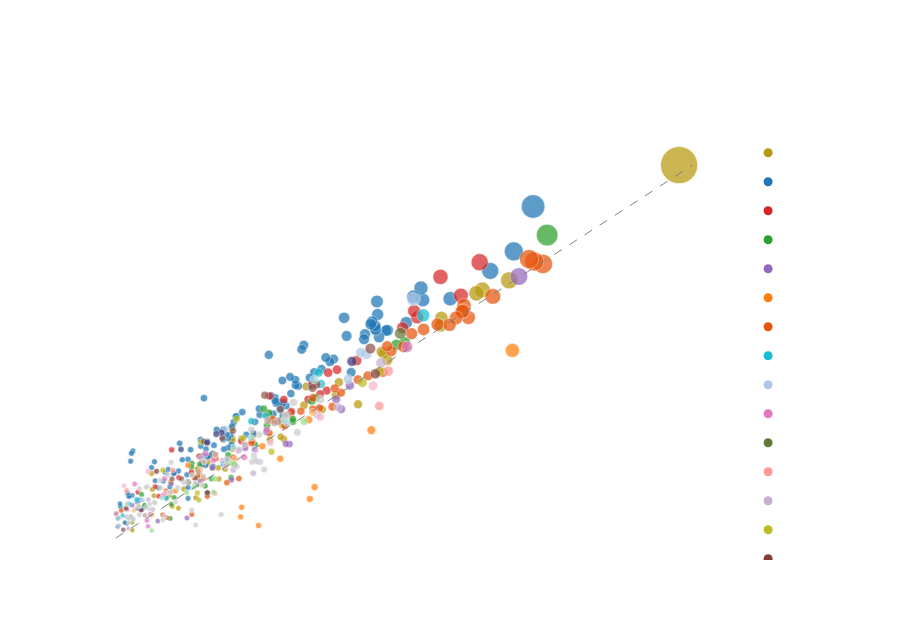

The code cell stored with this chart in its notebook:
### Markdown cell above
### 2b — Reciprocity Scatter (Interactive)

Organisations appearing in **both** the top-500 incoming and top-500 outgoing lists for a given institution. Select an institution from the dropdown. The dashed diagonal marks perfect reciprocity — points above cite less back than they are cited; points below cite more than they receive. Bubble size = total citations · colour = country.

### Code cell
import json

def compute_reciprocity(inb, out, recip_top=RECIP_TOP):
    inb_top = (inb.groupby(["legal_name","country_name"])["count"].sum()
               .reset_index().nlargest(recip_top,"count")
               .rename(columns={"count":"incoming"}))
    out_top = (out.groupby(["legal_name","country_name"])["count"].sum()
               .reset_index().nlargest(recip_top,"count")
               .rename(columns={"count":"outgoing"}))
    recip = pd.merge(inb_top[["legal_name","country_name","incoming"]],
                     out_top[["legal_name","country_name","outgoing"]],
                     on=["legal_name","country_name"], how="inner")
    recip["total"]     = recip["incoming"] + recip["outgoing"]
    recip["asymmetry"] = (recip["outgoing"] - recip["incoming"]) / recip["total"]
    return recip


def _title_text(label: str, recip_top: int) -> str:
    return (f"Reciprocity Scatter — Top-{recip_top} Bilateral Partners  ({label})<br>"
            "<sup>Log scale · bubble size = total citations · colour = country"
            " · click legend to filter countries</sup>")


def build_reciprocity_figure(datasets: dict, recip_top: int = RECIP_TOP,
                             default: str | None = None):
    """
    Builds the figure WITH a dropdown (for notebook use) and returns it
    together with a {label: visibility-list} map. The HTML export strips
    the dropdown and replaces it with pill buttons driven by the same map.
    """
    institutions  = list(datasets.keys())
    legend_groups = LEGEND_COUNTRIES + ["Other"]
    n_groups      = len(legend_groups)
    block         = n_groups + 1                      # country traces + diagonal
    fig = go.Figure()

    for inst in institutions:
        inb, out = datasets[inst]
        recip    = compute_reciprocity(inb, out, recip_top)

        # size scaling computed on the FULL institution dataset,
        # so bubbles stay comparable across country traces
        t = recip["total"]
        recip = recip.assign(
            size=5 + 32 * (t - t.min()) / (t.max() - t.min() + 1),
            group=recip["country_name"].where(
                recip["country_name"].isin(LEGEND_COUNTRIES), "Other"
            ),
        )

        for country in legend_groups:
            sub = recip[recip["group"] == country]
            fig.add_trace(go.Scatter(
                x=sub["incoming"], y=sub["outgoing"],
                mode="markers",
                name=country,
                legendgroup=country,
                showlegend=False,
                marker=dict(
                    size=sub["size"],
                    color=COUNTRY_COLORS.get(country, OTHER_COUNTRY_COLOR),
                    opacity=0.72,
                    line=dict(width=0.5, color="white"),
                ),
                customdata=sub[["legal_name", "country_name",
                                "incoming", "outgoing", "total"]].values,
                hovertemplate=(
                    "<b>%{customdata[0]}</b><br>%{customdata[1]}<br>"
                    "Incoming: %{customdata[2]:,.0f}<br>"
                    "Outgoing: %{customdata[3]:,.0f}<br>"
                    "Total: %{customdata[4]:,.0f}<extra></extra>"
                ),
            ))

        ax_min = float(min(recip[["incoming", "outgoing"]].min()))
        ax_max = float(max(recip[["incoming", "outgoing"]].max()))
        fig.add_trace(go.Scatter(
            x=[ax_min, ax_max], y=[ax_min, ax_max],
            mode="lines", line=dict(color="gray", dash="dash", width=1),
            showlegend=False, hoverinfo="skip",
        ))

    n_inst_traces = len(institutions) * block

    # Country legend traces (always visible, clickable filters)
    for country in legend_groups:
        fig.add_trace(go.Scatter(
            x=[None], y=[None], mode="markers",
            name=country,
            marker=dict(color=COUNTRY_COLORS.get(country, OTHER_COUNTRY_COLOR), size=9),
            showlegend=True, visible=True,
            legendgroup=country,
        ))

    # Visibility map shared by the dropdown AND the HTML pill buttons
    vis_map = {}
    for i, inst in enumerate(institutions):
        vis = [False] * n_inst_traces + [True] * n_groups
        for j in range(block):
            vis[i * block + j] = True
        vis_map[INSTITUTION_LABELS[inst]] = vis

    if default is None:
        default = INSTITUTION_LABELS[institutions[0]]

    # Apply default selection to the figure itself
    default_vis = vis_map[default]
    for k, tr in enumerate(fig.data):
        tr.visible = default_vis[k]

    # Dropdown for the notebook, built from the same vis_map
    dropdown_buttons = [
        dict(label=label, method="update",
             args=[{"visible": vis},
                   {"title": {"text": _title_text(label, recip_top), "x": 0.5}}])
        for label, vis in vis_map.items()
    ]

    fig.update_layout(
        template="plotly_white",
        height=640,
        paper_bgcolor='rgba(0,0,0,0)',
        plot_bgcolor='rgba(0,0,0,0)',
        font=dict(color="#FFFFFF", family="Inter, sans-serif"),
        title=dict(
            text=_title_text(default, recip_top),
            font=dict(family='Playfair Display, serif', size=18),
            x=0.5,
        ),
        xaxis=dict(type="log", title="Incoming citations",
                   gridcolor="rgba(255,255,255,0.07)",
                   zerolinecolor="rgba(255,255,255,0.15)"),
        yaxis=dict(type="log", title="Outgoing citations",
                   gridcolor="rgba(255,255,255,0.07)",
                   zerolinecolor="rgba(255,255,255,0.15)"),
        legend_title_text="Country",
        legend=dict(itemclick="toggleothers", itemdoubleclick="toggle",
                    groupclick="togglegroup"),
        updatemenus=[dict(
            buttons=dropdown_buttons,
            direction="down",
            showactive=False,
            x=0.0, xanchor="left",
            y=1.13, yanchor="top",
            bordercolor="rgba(255, 255, 255, 0.2)",
            font=dict(size=12, color="#FFFFFF", family="Inter, sans-serif"),
        )],
        margin=dict(t=120),
    )

    return fig, vis_map


# Pill-style button bar (HTML export only)
BUTTONS_CSS = """
<style>
.recip-toolbar {
  display: flex; align-items: center; flex-wrap: wrap; gap: 8px;
  font-family: 'Inter', sans-serif;
  margin: 4px 0 12px 0;
}
.recip-toolbar .recip-label {
  color: rgba(255,255,255,0.45);
  font-size: 11px; font-weight: 600;
  letter-spacing: 0.14em; text-transform: uppercase;
  margin-right: 4px;
}
.recip-btn {
  appearance: none; cursor: pointer;
  background: transparent;
  color: rgba(255,255,255,0.85);
  border: 1px solid rgba(255,255,255,0.25);
  border-radius: 999px;
  padding: 5px 14px;
  font-family: 'Inter', sans-serif;
  font-size: 11px; font-weight: 600;
  letter-spacing: 0.08em; text-transform: uppercase;
  transition: background .15s ease, color .15s ease, border-color .15s ease;
}
.recip-btn:hover { border-color: rgba(255,255,255,0.55); }
.recip-btn.active {
  background: #B89B1E;            /* gold */
  border-color: #B89B1E;
  color: #2B1B3D;                 /* dark plum text */
}
</style>
"""

# Pill text: acronym for each institution label. Adjust to your actual
# INSTITUTION_LABELS values; anything missing falls back to initials.
INSTITUTION_ACRONYMS = {
    "University of Bologna":           "UNIBO",
    "University of Milan":             "UNIMI",
    "University of Padua":             "UNIPD",
    "University of Turin":             "UNITO",
    "University of Eastern Piedmont":  "UPO",
    "Scuola Normale Superiore":        "SNS",
}

def _acronym(label: str) -> str:
    return INSTITUTION_ACRONYMS.get(
        label, "".join(w[0] for w in label.split() if w[0].isalpha()).upper()
    )


def buttons_html(vis_map: dict, div_id: str, recip_top: int,
                 default: str | None = None) -> str:
    labels = list(vis_map.keys())
    if default is None:
        default = labels[0]
    btns = "\n".join(
        f'<button class="recip-btn{" active" if lab == default else ""}" '
        f'data-key="{lab}">{_acronym(lab)}</button>'
        for lab in labels
    )
    return f"""
{BUTTONS_CSS}
<div class="recip-toolbar" id="{div_id}-toolbar">
  <span class="recip-label">View by institution</span>
  {btns}
</div>
<script>
(function() {{
  var visMap  = {json.dumps(vis_map)};
  var divId   = "{div_id}";
  var toolbar = document.getElementById(divId + "-toolbar");
  toolbar.addEventListener("click", function(e) {{
    var btn = e.target.closest(".recip-btn");
    if (!btn) return;
    var key = btn.dataset.key;
    toolbar.querySelectorAll(".recip-btn").forEach(function(b) {{
      b.classList.toggle("active", b === btn);
    }});
    var title = "Reciprocity Scatter — Top-{recip_top} Bilateral Partners  (" + key + ")<br>" +
                "<sup>Log scale · bubble size = total citations · colour = country" +
                " · click legend to filter countries</sup>";
    Plotly.update(divId, {{visible: visMap[key]}}, {{"title.text": title}});
  }});
}})();
</script>
"""


# Notebook: figure with dropdown
fig, vis_map = build_reciprocity_figure(ALL_DATASETS, RECIP_TOP)   # defaults to first institution
fig.show()

#  HTML export: strip the dropdown, add pill buttons instead 
DIV_ID = "reciprocity-plot"

export_fig = go.Figure(fig)            # copy so the notebook figure keeps its dropdown
export_fig.layout.updatemenus = []     # remove dropdown from the web version

FONT_CSS = """
<link rel="preconnect" href="https://fonts.googleapis.com">
<link href="https://fonts.googleapis.com/css2?family=Inter:wght@400;600&family=Playfair+Display:wght@600;700&display=swap" rel="stylesheet">
"""

fragment = export_fig.to_html(full_html=False, include_plotlyjs="cdn",
                              div_id=DIV_ID, config={"responsive": True})

html = (FONT_CSS + buttons_html(vis_map, DIV_ID, RECIP_TOP)   # active pill = first institution
        + fragment)

try:
    BASE = Path(__file__).resolve().parent.parent
except NameError:
    BASE = Path.cwd()

# OUT_DIR = BASE / ".." / ".." / "website" / "visualizations"
# OUT_DIR.mkdir(parents=True, exist_ok=True)
# OUT_PATH = OUT_DIR / "reciprocity.html"
# with open(OUT_PATH, "w", encoding="utf-8") as f:
#     f.write(html)
# print(f"Wrote {OUT_PATH}")
